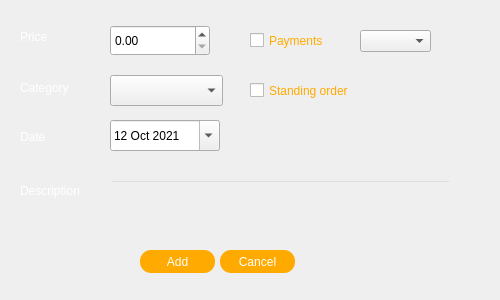
<?xml version="1.0" encoding="UTF-8"?>
<ui version="4.0">
 <class>Dialog</class>
 <widget class="QDialog" name="Dialog">
  <property name="geometry">
   <rect>
    <x>0</x>
    <y>0</y>
    <width>500</width>
    <height>300</height>
   </rect>
  </property>
  <property name="windowTitle">
   <string>Dialog</string>
  </property>
  <property name="styleSheet">
   <string notr="true">QWidget#Dialog{
border-image: url(:/img/img/—Pngtree—dark black with shiny gold_1173832.png);
}



</string>
  </property>
  <widget class="QLabel" name="label">
   <property name="geometry">
    <rect>
     <x>20</x>
     <y>30</y>
     <width>47</width>
     <height>13</height>
    </rect>
   </property>
   <property name="styleSheet">
    <string notr="true">font: italic 12pt &quot;Georgia&quot;;
color: rgb(255, 255, 255);</string>
   </property>
   <property name="text">
    <string>Price</string>
   </property>
  </widget>
  <widget class="QLabel" name="label_2">
   <property name="geometry">
    <rect>
     <x>20</x>
     <y>80</y>
     <width>71</width>
     <height>16</height>
    </rect>
   </property>
   <property name="styleSheet">
    <string notr="true">font: italic 12pt &quot;Georgia&quot;;
color: rgb(255, 255, 255);</string>
   </property>
   <property name="text">
    <string>Category</string>
   </property>
  </widget>
  <widget class="QLabel" name="label_3">
   <property name="geometry">
    <rect>
     <x>20</x>
     <y>130</y>
     <width>47</width>
     <height>13</height>
    </rect>
   </property>
   <property name="styleSheet">
    <string notr="true">font: italic 12pt &quot;Georgia&quot;;
color: rgb(255, 255, 255);</string>
   </property>
   <property name="text">
    <string>Date</string>
   </property>
  </widget>
  <widget class="QLabel" name="label_4">
   <property name="geometry">
    <rect>
     <x>20</x>
     <y>180</y>
     <width>91</width>
     <height>21</height>
    </rect>
   </property>
   <property name="styleSheet">
    <string notr="true">font: italic 12pt &quot;Georgia&quot;;
color: rgb(255, 255, 255);</string>
   </property>
   <property name="text">
    <string>Description</string>
   </property>
  </widget>
  <widget class="QPushButton" name="AddButton">
   <property name="geometry">
    <rect>
     <x>140</x>
     <y>250</y>
     <width>75</width>
     <height>23</height>
    </rect>
   </property>
   <property name="styleSheet">
    <string notr="true">border-radius:11px;
background-color:rgb(255, 170, 0);
font: italic 16pt &quot;Monotype Corsiva&quot;;
color: rgb(255, 255, 255);
</string>
   </property>
   <property name="text">
    <string>Add</string>
   </property>
  </widget>
  <widget class="QPushButton" name="CancelButton">
   <property name="geometry">
    <rect>
     <x>220</x>
     <y>250</y>
     <width>75</width>
     <height>23</height>
    </rect>
   </property>
   <property name="styleSheet">
    <string notr="true">border-radius:11px;
background-color:rgb(255, 170, 0);
font: italic 16pt &quot;Monotype Corsiva&quot;;
color: rgb(255, 255, 255);
</string>
   </property>
   <property name="text">
    <string>Cancel</string>
   </property>
  </widget>
  <widget class="QLineEdit" name="DescriptionInput">
   <property name="geometry">
    <rect>
     <x>110</x>
     <y>180</y>
     <width>341</width>
     <height>31</height>
    </rect>
   </property>
   <property name="styleSheet">
    <string notr="true">background-color:rgba(0,0,0,0);
font: 12pt &quot;MS Shell Dlg 2&quot;;
color: #fff;</string>
   </property>
  </widget>
  <widget class="QDateEdit" name="DateInput">
   <property name="geometry">
    <rect>
     <x>110</x>
     <y>120</y>
     <width>110</width>
     <height>31</height>
    </rect>
   </property>
   <property name="styleSheet">
    <string notr="true"/>
   </property>
   <property name="maximumDateTime">
    <datetime>
     <hour>23</hour>
     <minute>59</minute>
     <second>59</second>
     <year>2029</year>
     <month>12</month>
     <day>31</day>
    </datetime>
   </property>
   <property name="minimumDateTime">
    <datetime>
     <hour>0</hour>
     <minute>0</minute>
     <second>0</second>
     <year>2020</year>
     <month>1</month>
     <day>1</day>
    </datetime>
   </property>
   <property name="calendarPopup">
    <bool>true</bool>
   </property>
   <property name="date">
    <date>
     <year>2021</year>
     <month>10</month>
     <day>12</day>
    </date>
   </property>
  </widget>
  <widget class="QDoubleSpinBox" name="PriceInput">
   <property name="geometry">
    <rect>
     <x>110</x>
     <y>25</y>
     <width>100</width>
     <height>31</height>
    </rect>
   </property>
   <property name="styleSheet">
    <string notr="true"/>
   </property>
   <property name="maximum">
    <double>99999999.989999994635582</double>
   </property>
   <property name="singleStep">
    <double>10.000000000000000</double>
   </property>
  </widget>
  <widget class="QComboBox" name="CategoryInput">
   <property name="geometry">
    <rect>
     <x>110</x>
     <y>75</y>
     <width>113</width>
     <height>31</height>
    </rect>
   </property>
   <property name="maxVisibleItems">
    <number>25</number>
   </property>
  </widget>
  <widget class="QCheckBox" name="Payments">
   <property name="geometry">
    <rect>
     <x>250</x>
     <y>30</y>
     <width>91</width>
     <height>21</height>
    </rect>
   </property>
   <property name="styleSheet">
    <string notr="true">font: italic 12pt &quot;Georgia&quot;;
color:rgb(255, 170, 0);
</string>
   </property>
   <property name="text">
    <string>Payments</string>
   </property>
  </widget>
  <widget class="QComboBox" name="NumPayments">
   <property name="geometry">
    <rect>
     <x>360</x>
     <y>30</y>
     <width>71</width>
     <height>22</height>
    </rect>
   </property>
  </widget>
  <widget class="QCheckBox" name="StandingOrder">
   <property name="geometry">
    <rect>
     <x>250</x>
     <y>80</y>
     <width>141</width>
     <height>21</height>
    </rect>
   </property>
   <property name="styleSheet">
    <string notr="true">font: italic 12pt &quot;Georgia&quot;;
color:rgb(255, 170, 0);</string>
   </property>
   <property name="text">
    <string>Standing order</string>
   </property>
  </widget>
  <widget class="QLabel" name="Error">
   <property name="geometry">
    <rect>
     <x>40</x>
     <y>215</y>
     <width>431</width>
     <height>21</height>
    </rect>
   </property>
   <property name="styleSheet">
    <string notr="true">font: italic 12pt &quot;Georgia&quot;;
color: rgb(255, 0, 0);</string>
   </property>
   <property name="text">
    <string/>
   </property>
  </widget>
  <widget class="QPushButton" name="closebutton">
   <property name="geometry">
    <rect>
     <x>470</x>
     <y>0</y>
     <width>31</width>
     <height>31</height>
    </rect>
   </property>
   <property name="styleSheet">
    <string notr="true">border:none;</string>
   </property>
   <property name="text">
    <string/>
   </property>
   <property name="icon">
    <iconset resource="Resources.qrc">
     <normaloff>:/Icons/Icons/Oxygen-Icons.org-Oxygen-Actions-edit-delete.ico</normaloff>:/Icons/Icons/Oxygen-Icons.org-Oxygen-Actions-edit-delete.ico</iconset>
   </property>
   <property name="iconSize">
    <size>
     <width>24</width>
     <height>24</height>
    </size>
   </property>
  </widget>
 </widget>
 <resources>
  <include location="Resources.qrc"/>
 </resources>
 <connections/>
</ui>
